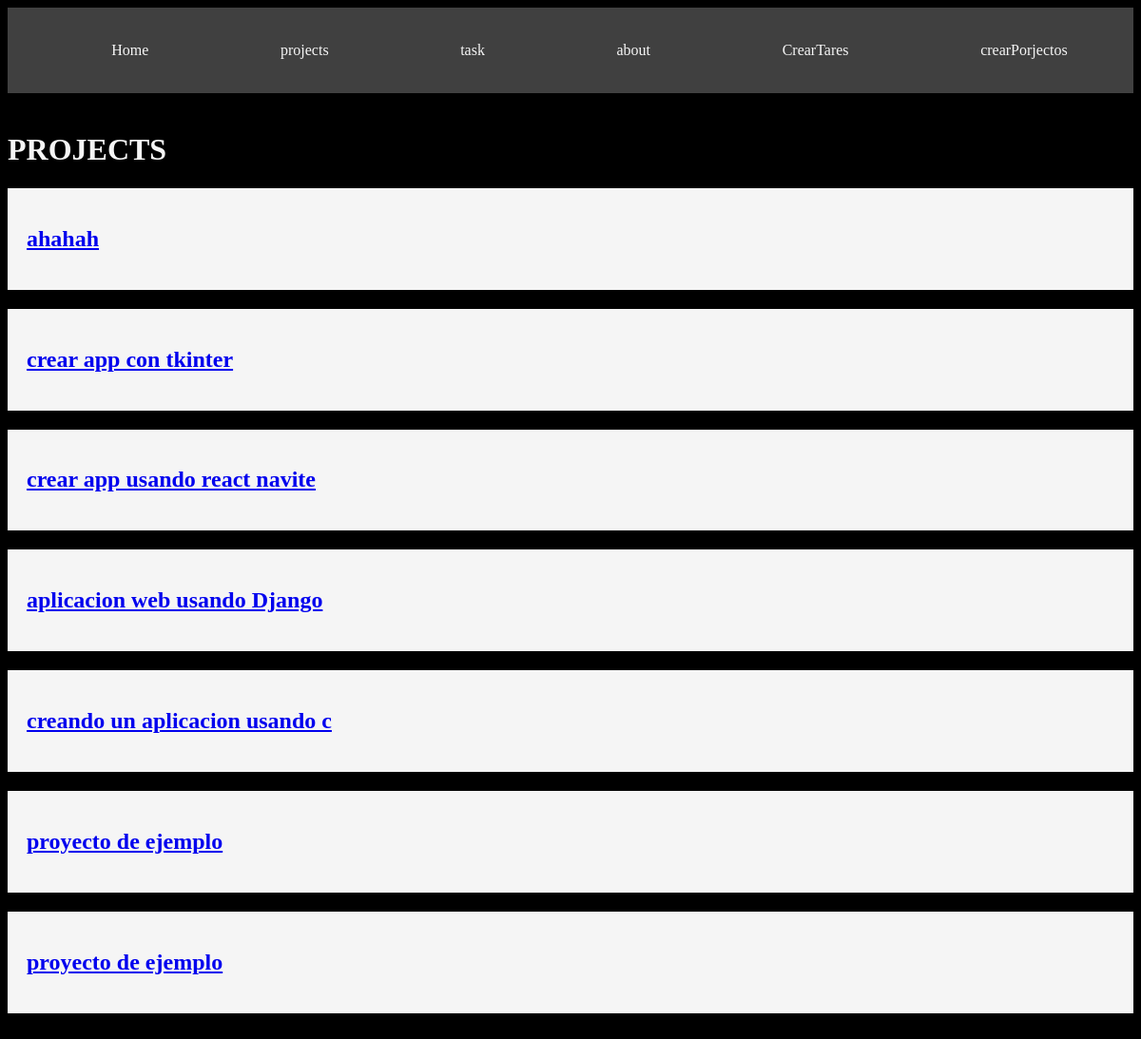
The app's page /project/ with its own data.
### myapp/models.py (models this page shows, shortened)
class Project(models.Model):
    name = models.CharField(max_length=100) #va a ser un texto corto

### myapp/views.py (the view)
# urls.py: path('project/', views.project, name='project'),
def project(request):
    projects = Project.objects.all()
    return render(request, "projects/project.html", {"projects": projects})

### myapp/templates/projects/project.html
{% extends 'layouts/base.html' %}
{%block content%}
<h1>PROJECTS</h1>
{% for project in projects %}
<article class="card">
    <a href="{% url 'project_detail' project.id%}">
        <h1>{{ project.name }}</h1>
    </a>
</article>
{% endfor %}
{%endblock%}

### myapp/static/style/main.css (style rules this page uses)
body { background-color: black; color: whitesmoke; }
.card { background: whitesmoke; padding: 20px; margin-bottom: 20px; color: black; }

### records on screen
Project: name "ahahah"
Project: name "crear app con tkinter"
Project: name "crear app usando react navite"
Project: name "aplicacion web usando Django"
Project: name "creando un aplicacion usando c"
Project: name "proyecto de ejemplo"
Project: name "proyecto de ejemplo"
